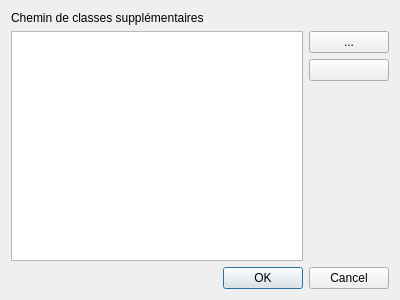
<?xml version="1.0" encoding="UTF-8"?>
<ui version="4.0">
 <class>ProjectProperties</class>
 <widget class="QDialog" name="ProjectProperties">
  <property name="windowModality">
   <enum>Qt::ApplicationModal</enum>
  </property>
  <property name="geometry">
   <rect>
    <x>0</x>
    <y>0</y>
    <width>400</width>
    <height>300</height>
   </rect>
  </property>
  <property name="windowTitle">
   <string>Propriétés du projet</string>
  </property>
  <property name="windowIcon">
   <iconset resource="../rsrc/resources.qrc">
    <normaloff>:/icons/logo</normaloff>:/icons/logo</iconset>
  </property>
  <layout class="QVBoxLayout" name="verticalLayout">
   <item>
    <widget class="QLabel" name="label">
     <property name="text">
      <string>Chemin de classes supplémentaires</string>
     </property>
    </widget>
   </item>
   <item>
    <layout class="QHBoxLayout" name="horizontalLayout">
     <item>
      <widget class="QListWidget" name="listWidget">
       <property name="spacing">
        <number>1</number>
       </property>
       <property name="sortingEnabled">
        <bool>true</bool>
       </property>
      </widget>
     </item>
     <item>
      <layout class="QVBoxLayout" name="verticalLayout_2">
       <item>
        <widget class="QPushButton" name="addButton">
         <property name="text">
          <string>...</string>
         </property>
        </widget>
       </item>
       <item>
        <widget class="QPushButton" name="delButton">
         <property name="text">
          <string/>
         </property>
         <property name="icon">
          <iconset resource="../rsrc/resources.qrc">
           <normaloff>:/icons/icons/close.png</normaloff>:/icons/icons/close.png</iconset>
         </property>
        </widget>
       </item>
       <item>
        <spacer name="verticalSpacer">
         <property name="orientation">
          <enum>Qt::Vertical</enum>
         </property>
         <property name="sizeHint" stdset="0">
          <size>
           <width>20</width>
           <height>40</height>
          </size>
         </property>
        </spacer>
       </item>
      </layout>
     </item>
    </layout>
   </item>
   <item>
    <widget class="QDialogButtonBox" name="buttonBox">
     <property name="orientation">
      <enum>Qt::Horizontal</enum>
     </property>
     <property name="standardButtons">
      <set>QDialogButtonBox::Cancel|QDialogButtonBox::Ok</set>
     </property>
    </widget>
   </item>
  </layout>
 </widget>
 <resources>
  <include location="../rsrc/resources.qrc"/>
 </resources>
 <connections>
  <connection>
   <sender>buttonBox</sender>
   <signal>accepted()</signal>
   <receiver>ProjectProperties</receiver>
   <slot>accept()</slot>
   <hints>
    <hint type="sourcelabel">
     <x>248</x>
     <y>254</y>
    </hint>
    <hint type="destinationlabel">
     <x>157</x>
     <y>274</y>
    </hint>
   </hints>
  </connection>
  <connection>
   <sender>buttonBox</sender>
   <signal>rejected()</signal>
   <receiver>ProjectProperties</receiver>
   <slot>reject()</slot>
   <hints>
    <hint type="sourcelabel">
     <x>316</x>
     <y>260</y>
    </hint>
    <hint type="destinationlabel">
     <x>286</x>
     <y>274</y>
    </hint>
   </hints>
  </connection>
 </connections>
</ui>
